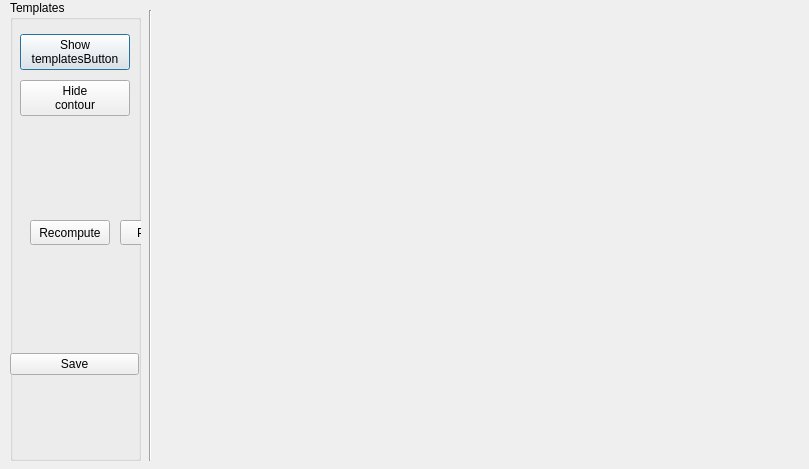
<?xml version="1.0" encoding="UTF-8"?>
<ui version="4.0">
 <class>TemplateViewer</class>
 <widget class="QDialog" name="TemplateViewer">
  <property name="geometry">
   <rect>
    <x>0</x>
    <y>0</y>
    <width>809</width>
    <height>469</height>
   </rect>
  </property>
  <property name="windowTitle">
   <string>Dialog</string>
  </property>
  <widget class="QCustomPlot" name="plot" native="true">
   <property name="geometry">
    <rect>
     <x>140</x>
     <y>10</y>
     <width>511</width>
     <height>451</height>
    </rect>
   </property>
  </widget>
  <widget class="Line" name="line">
   <property name="geometry">
    <rect>
     <x>140</x>
     <y>10</y>
     <width>21</width>
     <height>451</height>
    </rect>
   </property>
   <property name="orientation">
    <enum>Qt::Vertical</enum>
   </property>
  </widget>
  <widget class="QGroupBox" name="boxGroup">
   <property name="geometry">
    <rect>
     <x>10</x>
     <y>0</y>
     <width>131</width>
     <height>461</height>
    </rect>
   </property>
   <property name="title">
    <string>Templates</string>
   </property>
   <widget class="QWidget" name="layoutWidget">
    <property name="geometry">
     <rect>
      <x>10</x>
      <y>30</y>
      <width>110</width>
      <height>92</height>
     </rect>
    </property>
    <layout class="QVBoxLayout" name="verticalLayout">
     <item>
      <widget class="QPushButton" name="templatesButton">
       <property name="text">
        <string>Show
templatesButton</string>
       </property>
      </widget>
     </item>
     <item>
      <widget class="QPushButton" name="contourButton">
       <property name="text">
        <string>Hide
contour</string>
       </property>
      </widget>
     </item>
    </layout>
   </widget>
   <widget class="QWidget" name="layoutWidget1">
    <property name="geometry">
     <rect>
      <x>0</x>
      <y>320</y>
      <width>129</width>
      <height>89</height>
     </rect>
    </property>
    <layout class="QVBoxLayout" name="verticalLayout_2">
     <item>
      <widget class="QPushButton" name="saveImage">
       <property name="text">
        <string>Save</string>
       </property>
      </widget>
     </item>
    </layout>
   </widget>
   <widget class="QPushButton" name="recomputeButton">
    <property name="geometry">
     <rect>
      <x>20</x>
      <y>220</y>
      <width>80</width>
      <height>25</height>
     </rect>
    </property>
    <property name="text">
     <string>Recompute</string>
    </property>
   </widget>
  <widget class="QPushButton" name="proposeButton">
   <property name="geometry">
    <rect>
     <x>110</x>
     <y>220</y>
     <width>120</width>
     <height>25</height>
    </rect>
   </property>
   <property name="toolTip">
    <string>Set every epsilon to the least value at which the contour of its template closes, and recompute the contours.</string>
   </property>
   <property name="text">
    <string>Propose epsilon</string>
   </property>
  </widget>
  </widget>
 </widget>
 <customwidgets>
  <customwidget>
   <class>QCustomPlot</class>
   <extends>QWidget</extends>
   <header location="global">qcustomplot.h</header>
   <container>1</container>
  </customwidget>
 </customwidgets>
 <resources/>
 <connections/>
</ui>
